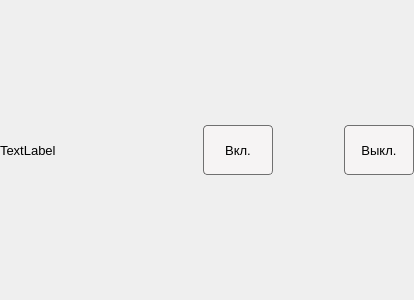
<?xml version="1.0" encoding="UTF-8"?>
<ui version="4.0">
 <class>SemaphorRadioBtnGroup</class>
 <widget class="QWidget" name="SemaphorRadioBtnGroup">
  <property name="geometry">
   <rect>
    <x>0</x>
    <y>0</y>
    <width>400</width>
    <height>300</height>
   </rect>
  </property>
  <property name="windowTitle">
   <string>Form</string>
  </property>
  <property name="styleSheet">
   <string notr="true"> QPushButton
{
	background-color: rgb(246, 244, 244);
	border: 1px solid rgb(112,112,112);
	border-radius: 4px;
}

QPushButton#btnOff:pressed
{
	background-color: rgb(251,13,45);
}

QPushButton#btnOff:checked
{
	background-color: rgb(251,13,45);
}

QPushButton#btnOn:pressed
{
	background-color: rgb(9,252,49);
}

QPushButton#btnOn:checked
{
	background-color: rgb(9,252,49);
}
</string>
  </property>
  <layout class="QHBoxLayout" name="horizontalLayout_2">
   <property name="spacing">
    <number>0</number>
   </property>
   <property name="leftMargin">
    <number>0</number>
   </property>
   <property name="topMargin">
    <number>0</number>
   </property>
   <property name="rightMargin">
    <number>0</number>
   </property>
   <property name="bottomMargin">
    <number>0</number>
   </property>
   <item>
    <layout class="QHBoxLayout" name="horizontalLayout">
     <property name="spacing">
      <number>0</number>
     </property>
     <item alignment="Qt::AlignLeft">
      <widget class="QLabel" name="label">
       <property name="font">
        <font>
         <family>Arial</family>
         <pointsize>10</pointsize>
        </font>
       </property>
       <property name="text">
        <string>TextLabel</string>
       </property>
      </widget>
     </item>
     <item>
      <spacer name="horizontalSpacer_2">
       <property name="orientation">
        <enum>Qt::Horizontal</enum>
       </property>
       <property name="sizeType">
        <enum>QSizePolicy::Fixed</enum>
       </property>
       <property name="sizeHint" stdset="0">
        <size>
         <width>147</width>
         <height>20</height>
        </size>
       </property>
      </spacer>
     </item>
     <item alignment="Qt::AlignRight">
      <widget class="QPushButton" name="btnOn">
       <property name="sizePolicy">
        <sizepolicy hsizetype="Fixed" vsizetype="Fixed">
         <horstretch>0</horstretch>
         <verstretch>0</verstretch>
        </sizepolicy>
       </property>
       <property name="minimumSize">
        <size>
         <width>70</width>
         <height>50</height>
        </size>
       </property>
       <property name="maximumSize">
        <size>
         <width>70</width>
         <height>50</height>
        </size>
       </property>
       <property name="font">
        <font>
         <family>Arial</family>
         <pointsize>10</pointsize>
        </font>
       </property>
       <property name="text">
        <string>Вкл.</string>
       </property>
       <property name="checkable">
        <bool>true</bool>
       </property>
       <property name="checked">
        <bool>false</bool>
       </property>
      </widget>
     </item>
     <item>
      <spacer name="horizontalSpacer">
       <property name="orientation">
        <enum>Qt::Horizontal</enum>
       </property>
       <property name="sizeType">
        <enum>QSizePolicy::Fixed</enum>
       </property>
       <property name="sizeHint" stdset="0">
        <size>
         <width>71</width>
         <height>20</height>
        </size>
       </property>
      </spacer>
     </item>
     <item alignment="Qt::AlignRight|Qt::AlignVCenter">
      <widget class="QPushButton" name="btnOff">
       <property name="minimumSize">
        <size>
         <width>70</width>
         <height>50</height>
        </size>
       </property>
       <property name="maximumSize">
        <size>
         <width>70</width>
         <height>50</height>
        </size>
       </property>
       <property name="font">
        <font>
         <family>Arial</family>
         <pointsize>10</pointsize>
        </font>
       </property>
       <property name="text">
        <string>Выкл.</string>
       </property>
       <property name="checkable">
        <bool>true</bool>
       </property>
      </widget>
     </item>
    </layout>
   </item>
  </layout>
 </widget>
 <resources/>
 <connections/>
</ui>
